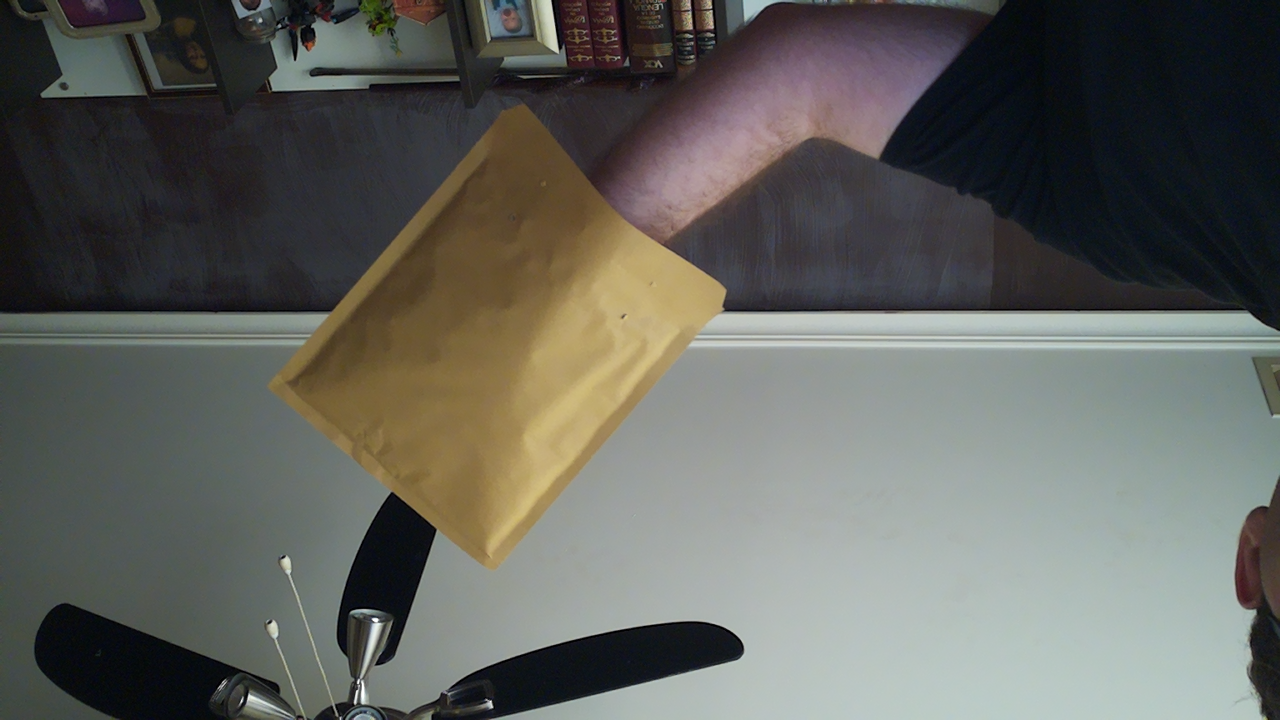
#> input picture pompon.png, 1280 x 720 px, found by its file name
$ python pompon.py
#> lines starting #> are read from the running program, lines starting #| are printed output that depends on the picture; after the words box and inside, x2 and y2 are one past the last pixel; in counts of white or black regions, pixels touching at a corner belong together
#> further down, img is the input picture: shape (720, 1280, 3); mean B, G, R 93.4, 98.6, 97.6
### utils.py
import numpy as np
import cv2
from picamera2 import Picamera2

# Complete the method, use every argument
# [73 lines left out: functions show_image, show_image, format_camera, write_image, non_max_suppression, not called in this run]

def nothing(x):
    pass

def get_hsv_color_ranges(image: np.array):

    # Create a window
    cv2.namedWindow('image')

    # Create trackbars for color change
    cv2.createTrackbar('HMin', 'image', 0, 255, nothing)
#> slider 'HMin' is set to 51
    cv2.createTrackbar('SMin', 'image', 0, 255, nothing)
#> slider 'SMin' is set to 51
    cv2.createTrackbar('VMin', 'image', 0, 255, nothing)
#> slider 'VMin' is set to 51
    cv2.createTrackbar('HMax', 'image', 0, 255, nothing)
#> slider 'HMax' is set to 255
    cv2.createTrackbar('SMax', 'image', 0, 255, nothing)
#> slider 'SMax' is set to 255
    cv2.createTrackbar('VMax', 'image', 0, 255, nothing)
#> slider 'VMax' is set to 255

    # Set default value for MAX HSV trackbars.
    cv2.setTrackbarPos('HMax', 'image', 255)
    cv2.setTrackbarPos('SMax', 'image', 255)
    cv2.setTrackbarPos('VMax', 'image', 255)

    # Initialize to check if HSV min/max value changes
    hMin = sMin = vMin = hMax = sMax = vMax = 0
    phMin = psMin = pvMin = phMax = psMax = pvMax = 0

    output = image
    wait_time = 33

    while(1):

        # get current positions of all trackbars
        hMin = cv2.getTrackbarPos('HMin','image')
        sMin = cv2.getTrackbarPos('SMin','image')
        vMin = cv2.getTrackbarPos('VMin','image')

        hMax = cv2.getTrackbarPos('HMax','image')
        sMax = cv2.getTrackbarPos('SMax','image')
        vMax = cv2.getTrackbarPos('VMax','image')

        # Set minimum and max HSV values to display
        lower = np.array([hMin, sMin, vMin])
        upper = np.array([hMax, sMax, vMax])

        # Create HSV Image and threshold into a range.
        hsv = cv2.cvtColor(image, cv2.COLOR_BGR2HSV)
#> hsv: shape (720, 1280, 3); mean H, S, V 80.8, 51.7, 104.4
        mask = cv2.inRange(hsv, lower, upper)
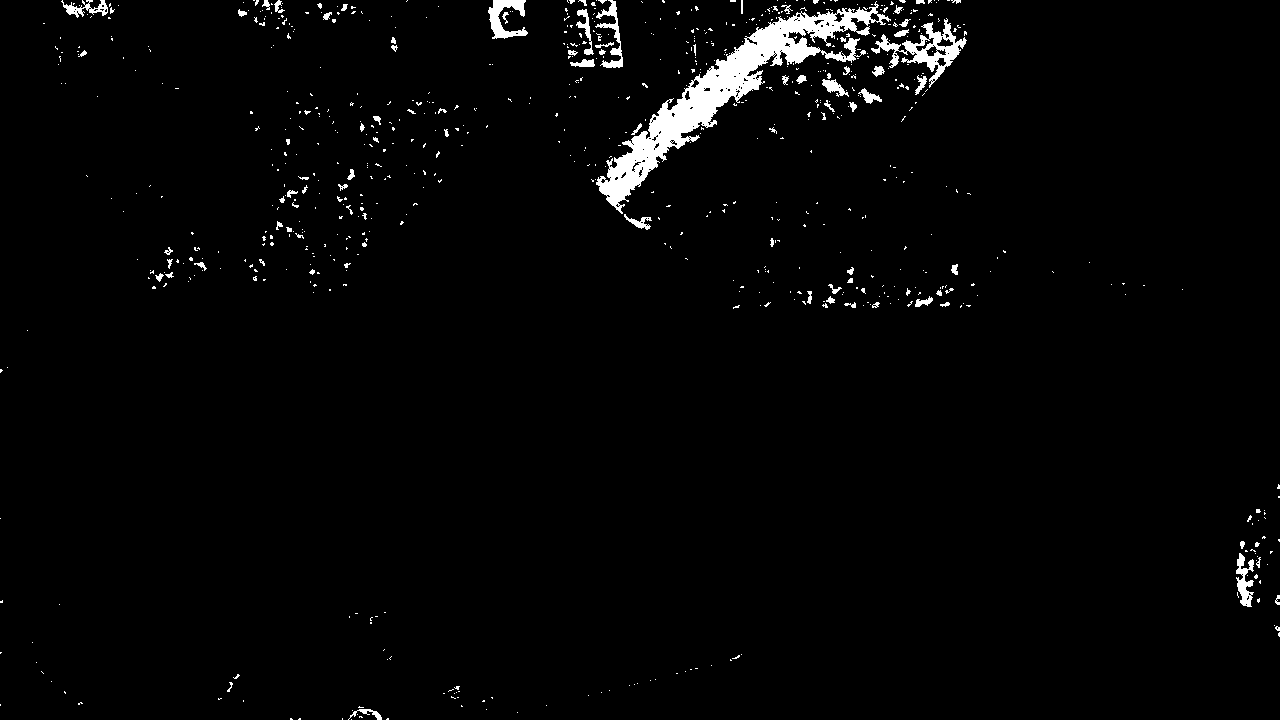
#> mask: shape (720, 1280); 2.3% white; 750 white regions (665 under 20 px), largest, box (x1, y1, x2, y2) and area: (596, 1, 891, 214) 10903, (871, 18, 967, 88) 1737, (488, 0, 528, 39) 765
        output = cv2.bitwise_and(image,image, mask= mask)
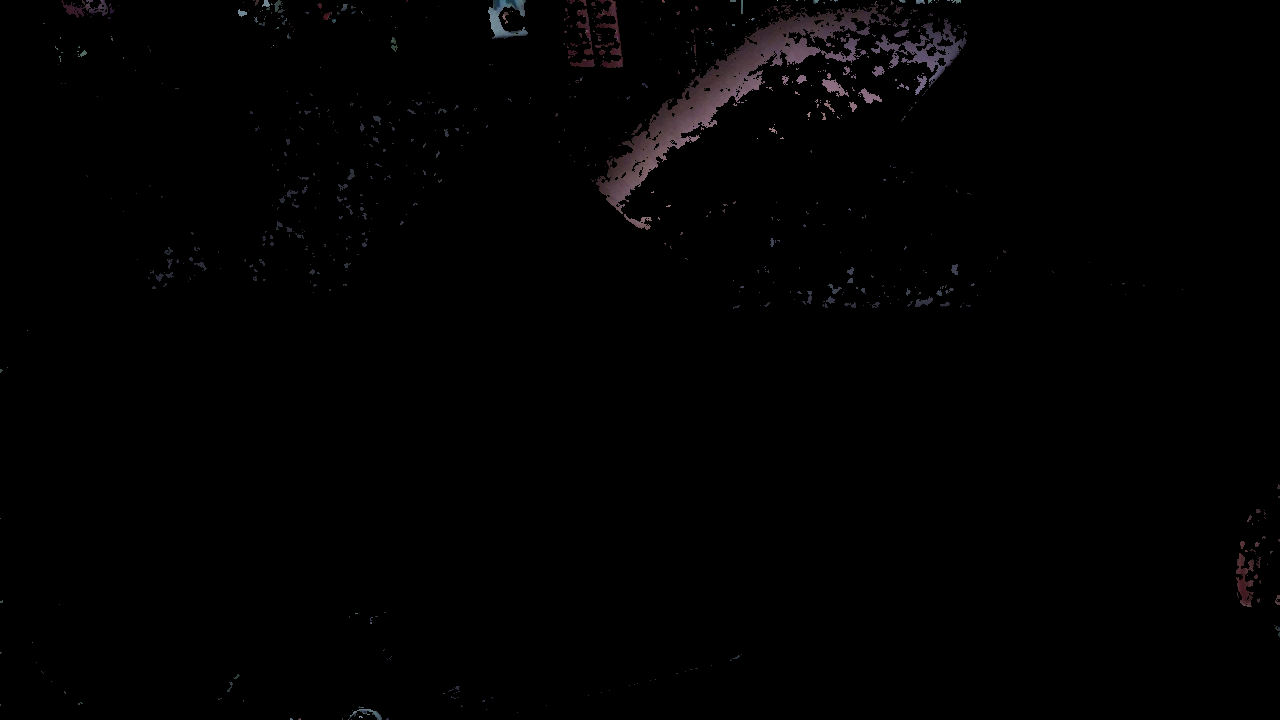
#> output: shape (720, 1280, 3); mean B, G, R 1.7, 1.5, 1.8

        # Print if there is a change in HSV value
        if( (phMin != hMin) | (psMin != sMin) | (pvMin != vMin) | (phMax != hMax) | (psMax != sMax) | (pvMax != vMax) ):
            print("(hMin = %d , sMin = %d, vMin = %d), (hMax = %d , sMax = %d, vMax = %d)" % (hMin , sMin , vMin, hMax, sMax , vMax))
            phMin = hMin
            psMin = sMin
            pvMin = vMin
            phMax = hMax
            psMax = sMax
            pvMax = vMax

        # Display output image
        cv2.imshow('image',output)
        cv2.resizeWindow("image", 500,300)

        # Wait longer to prevent freeze for videos.
        if cv2.waitKey(wait_time) & 0xFF == ord('q'):
#> (key q is pressed here)
            break

    cv2.destroyAllWindows()

### pompon.py
import cv2
from utils import get_hsv_color_ranges
from os import getcwd
from os.path import dirname, join

path = dirname(getcwd())
path_ = join(path, f"JustDance_ComputerVision-1/pompon.png")
img = cv2.imread(path_)
get_hsv_color_ranges(img)
